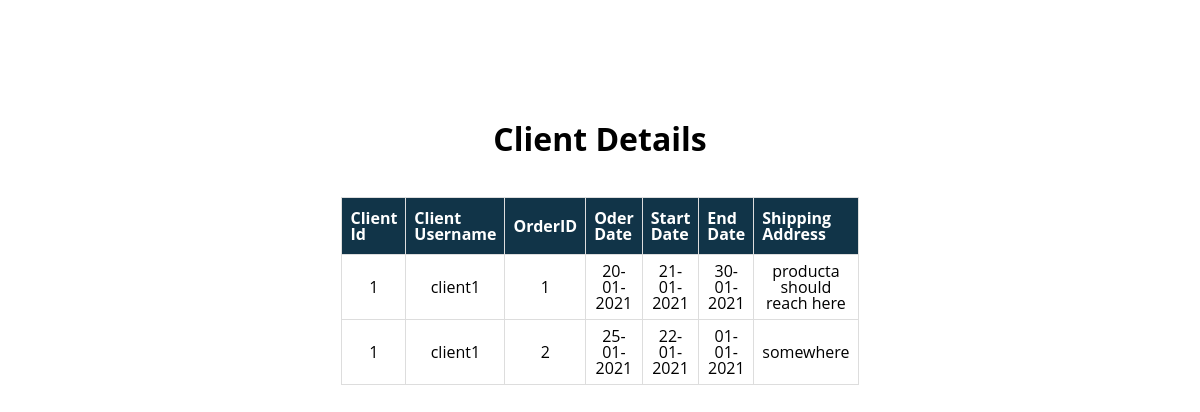
/display/client1 (signed in), run on the app's committed database.
### tables this page shows
CREATE TABLE production(
                        clientid INTEGER,
                        orderid INTEGER,
                        requireddays INTEGER,
                        startdate TEXT,
                        enddate TEXT,
                        extradays INTEGER,
                        FOREIGN KEY(orderid) REFERENCES orders(orderid) ON DELETE CASCADE,
                        FOREIGN KEY (clientid) REFERENCES client(clientid) ON DELETE CASCADE


                );

CREATE TABLE client (
                        clientid INTEGER PRIMARY KEY,
                        clientusername TEXT,
                        password TEXT,
                        company TEXT,
                        address TEXT,
                        name TEXT,
                        contact INTEGER,
                        mailid TEXT
                );

CREATE TABLE orders (
                        orderid INTEGER PRIMARY KEY,
                        clientid INTEGER,
                        orderdate TEXT,
                        productname TEXT,
                        description TEXT,
                        estimatedcost INTEGER,
                        deadline Text,
                        FOREIGN KEY(clientid) REFERENCES client(clientid) ON DELETE CASCADE
                );

CREATE TABLE shipment(
                        clientid INTEGER,
                        orderid INTEGER,
                        weight REAL,
                        shipping_address TEXT,
                        transportation_type TEXT,
                        FOREIGN KEY (clientid) REFERENCES client(clientid) ON DELETE CASCADE,
                        FOREIGN KEY(orderid) REFERENCES orders(orderid) ON DELETE CASCADE

                );

### app.py (the view)
@app.route('/display/<string:clientusername>')
def displayclientorder(clientusername):
    if 'client' in session:
        conn = sqlite3.connect('file.db')
        c = conn.cursor()
        print(clientusername)
        q = c.execute("""SELECT c.clientid, c.clientusername, o.orderid, o.orderdate, p.startdate, p.enddate, s.shipping_address
                        FROM client c, orders o, production p, shipment s
                        WHERE c.clientusername=? AND c.clientid=o.clientid AND c.clientid=p.clientid AND c.clientid=s.clientid
                        AND o.orderid=p.orderid AND o.orderid=s.orderid """, (clientusername, )).fetchall()
        conn.commit()
        conn.close()
        print (q)
        return render_template('clientdisplay.html', clients=q)

### templates/clientdisplay.html (shortened to what this page needs)
<!DOCTYPE html>
<html lang="en">
<head>
     <link rel="stylesheet" href="{{ url_for('static' , filename='style.css' ) }}">
</head>
<body>
    <h1 id="edithead" style="text-align: center;">Client Details</h1>
    <div class="table">
        <table id ="edittable">
            <tr>
                <th>Client Id</th>
                <th>Client Username</th>
                <th>OrderID</th>
                <th>Oder Date</th>
                <th>Start Date</th>
                <th>End Date</th>
                <th>Shipping Address</th>
            </tr>
            {% for client in clients %}
                <form action="" method="POST">
                    <tr>
                        <td>{{client[0]}}</td>
                        <td>{{client[1]}}</td>
                        <td>{{client[2]}}</td>
                        <td>{{client[3]}}</td>
                        <td>{{client[4]}}</td>
                        <td>{{client[5]}}</td>
                        <td>{{client[6]}}</td>
                    </tr>
                </form>
            {% endfor %}
        </table>
    </div>
</body>
</html>

### static/style.css (style rules this page uses)
html, body { margin: 0px; font: 550 1rem/1rem "Open Sans",sans-serif; background-color: #ffffff; }
body { width: 100% }
.table { width:min-content; text-align: center; margin: auto; }
#edithead { margin: 50px auto 50px auto; }
#edittable { font: 500 1rem/1rem "Open Sans",sans-serif; border-collapse: collapse; border-radius: 5px; width: 100%; }
#edittable td, #edittable th { border: 1px solid #ddd; padding: 8px; }
#edittable th { padding-top: 12px; padding-bottom: 12px; text-align: left; background-color: #113448; color: white; }
#edithead { text-align: center; margin-top: 131px; }

### data on the page
production: clientid "1", clientusername "client1", orderid "1", orderdate "20-01-2021", startdate "21-01-2021", enddate "30-01-2021", shipping_address "producta should reach here"
production: clientid "1", clientusername "client1", orderid "2", orderdate "25-01-2021", startdate "22-01-2021", enddate "01-01-2021", shipping_address "somewhere"
